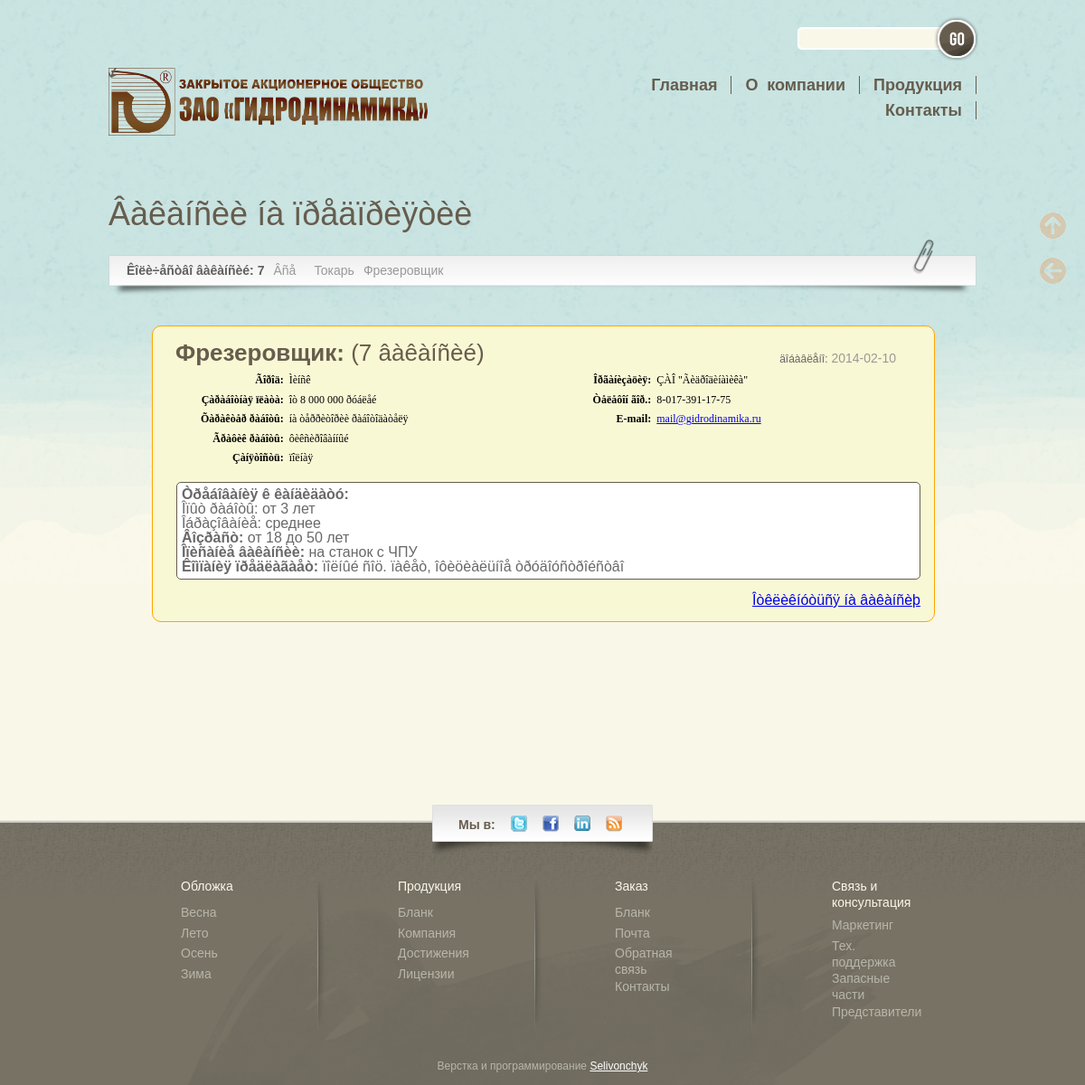
The app's page /gidrodinamika.ru/home/gidrodin/public_html/vacansii.php?a=2 with its own data.
### tables this page shows
CREATE TABLE `vacancy` (
  `id` int(11) NOT NULL,
  `status` char(5) NOT NULL,
  `profession` varchar(255) NOT NULL,
  `date` varchar(255) NOT NULL,
  `oplata` varchar(255) NOT NULL,
  `expirience` varchar(255) NOT NULL,
  `graduate` varchar(255) NOT NULL,
  `old` varchar(255) NOT NULL,
  `discr_prof` text NOT NULL
);

### gidrodinamika.ru/home/gidrodin/public_html/vacansii.php (the view, shortened to what this page needs)
<?php include("block/filter_array_post_get_request.php");
if(isset($_REQUEST['a'])&&!empty($_REQUEST['a'])&&is_numeric($_REQUEST['a'])){
		$id=intval(trim($_REQUEST['a']));
		$where="WHERE id='$id'";
	}else{
		unset($_REQUEST['a']);
		$where="";
	}
$myrow=mysql_fetch_array(mysql_query("SELECT meta_d,meta_k,title FROM settings WHERE page='vacansii'",$db));$result_vac=mysql_query("SELECT id,profession FROM vacancy",$db);$res_vac=mysql_query("SELECT status FROM vacancy $where",$db);$r_vac=mysql_query("SELECT * FROM vacancy $where",$db);$m_vac=mysql_fetch_array($r_vac);?>
<!DOCTYPE HTML PUBLIC "-//W3C//DTD HTML 4.01 Transitional//EN" "http://www.w3.org/TR/html4/loose.dtd">
<html>
	<head>
			<link rel="stylesheet" href="css/style.css" type="text/css" media="screen"/>
			<link rel="stylesheet" href="css/spring.css" type="text/css" media="screen"/>
	</head>
<body>
<div class='hold_admin' id='right_holder_admin'>
	<div class='navbar'>
		<a href='#top' class='scroll_to_top' title='Âåðíóòüñÿ ê íà÷àëó ñòðàíèöû'><img src="img/arrow_top_oval.png"></a>
		<a href='javascript:history.back()' class='scroll_return' title='Âåðíóòüñÿ îáðàòíî'><img src="img/arrow_return_oval.png"></a>
	</div>
</div>
<div id="wrapper">
	<?php include("block/header.php");?>
	<div id="header">
		<?php include("block/logo_search.php");?>
		<img src="img/nav-arrow-top.png" alt="Active" id="arrow-top" class="arrow-vacansy"/>
	</div>
<div id="main">
<div class="b-page-title">
	<h1 class="b-page">Âàêàíñèè íà ïðåäïðèÿòèè</h1>
</div>
<?php echo"<ul id='portfolio-filter'>";
	echo"<li>Êîëè÷åñòâî âàêàíñèé: ";$mass=0;while($myrow_vac=mysql_fetch_array($res_vac)){$mass=$mass+$myrow_vac['status'];}echo $mass;echo"</li><li><a href='vacansii.php'>Âñå</a></li>";
do{echo"<li><a href='vacansii.php?a=$my_vac[id]'>$my_vac[profession]</a></li>";}while($my_vac=mysql_fetch_array($result_vac));
	echo"</ul><br>";
	do{printf("
<div class='vac_top'>
	<div class='head'>
		<div class='h2left'>
		<a href='#'><strong>%s: </strong>(%s âàêàíñèé)</a>
			<h3 class='h3right'><span>äîáàâëåíî:</span> %s</h3>
		</div>
	</div>
		<table align='center' width='787' class='vac_tab'>
			<tbody>
				<tr>
					<td valign='top'>
						<table class='information_tbl'>
							<tbody>
								<tr>
									<td align='right'><b>Ãîðîä:</b></td>
									<td align='left'>Ìèíñê</td>
								</tr>
								<tr>
									<td align='right'><b>Çàðàáîòíàÿ ïëàòà:</b></td>
									<td align='left'>îò %s ðóáëåé </td>
								</tr>
								<tr>
									<td align='right'><b>Õàðàêòåð ðàáîòû:</b></td>
									<td align='left'> íà òåððèòîðèè ðàáîòîäàòåëÿ</td>
								</tr>
								<tr>
									<td align='right'><b>Ãðàôèê ðàáîòû:</b></td>
									<td align='left'> ôèêñèðîâàííûé</td>
								</tr>
								<tr>
									<td align='right'><b>Çàíÿòîñòü:</b></td>
									<td align='left'> ïîëíàÿ</td>
								</tr>
							</tbody>
						</table>
					</td>
					<td valign='top'>
						<table class='information_tbl'>
							<tbody>
								<tr>
									<td align='right'><b>Îðãàíèçàöèÿ:</b></td>
									<td align='left'> ÇÀÎ \"Ãèäðîäèíàìèêà\"</td>
								</tr>
								<tr>
									<td align='right'><b>Òåëåôîí ãîð.:</b></td>
									<td align='left'> 8-017-391-17-75</td>
								</tr>
								<tr>
									<td align='right'><b>E-mail:</b></td>
									<td align='left'><a href='mailto:mail@gidrodinamika.ru'>mail@gidrodinamika.ru</a></td>
								</tr>
							</tbody>
						</table>
					</td>
				</tr>
			</tbody>
		</table>
	<div class='whiteblock'>
		<p><strong>Òðåáîâàíèÿ ê êàíäèäàòó:</strong><br>
		Îïûò ðàáîòû: %s<br>
		Îáðàçîâàíèå: %s<br>
		<strong>Âîçðàñò: </strong>%s<br>
		<strong>Îïèñàíèå âàêàíñèè:</strong> %s<br>
		<strong>Êîìïàíèÿ ïðåäëàãàåò:</strong> ïîëíûé ñîö. ïàêåò, îôèöèàëüíîå òðóäîóñòðîéñòâî</p>
	</div>
	<em><a href='#'>Îòêëèêíóòüñÿ íà âàêàíñèþ</a><br></em>
</div>",$m_vac['profession'],$m_vac['status'],$m_vac['date'],$m_vac['oplata'],$m_vac['expirience'],$m_vac['graduate'],$m_vac['old'],$m_vac['discr_prof']);
		}
		while($m_vac=mysql_fetch_array($r_vac));mysql_close($db);?>
</div>
</div>
	<?php include("block/footer.php");?>
	</body>
</html>

### gidrodinamika.ru/home/gidrodin/public_html/css/style.css (style rules this page uses)
:root { --black-color: #000000; --dull_gray-color: #696969; --gray-color: #808080; --telegray-color: #909090; --pearl_beige-color: #6a5d4d; --maroon_brown-color: #800000; --red-color: #ff0000; --dark_amber-color: #ff7e00; --beige-color: #f5f5dc; --rape_yellow-color: #f3da0b; --white-color: #ffffff; --green_trefoil-color: #009a63; --moderate_blue-color: #395778; --midnight_blue-color: #003366; }
img { border:0; }
table { empty-cells:show; }
td { color:#000; font:12px/1.3 Verdana; vertical-align:top; }
.hold_admin { bottom:0; position:fixed; right:0; top:0; width:70px; z-index:2; }
.hold_admin .navbar { bottom:0; position:absolute; top:0; z-index:2; }
.hold_admin .scroll_to_top, .hold_admin .scroll_return { -khtml-opacity:.4; -moz-opacity:.4; display:block; filter:alpha( opacity=40 ); filter:progid: DXImageTransform.Microsoft.Alpha( opacity=40 ); margin:-15px 0 70px 20px; opacity:.4; position:absolute; top:250px; }
.hold_admin .scroll_return { top:300px; }
body { x-background:url(../img/spring/bg.gif) repeat-x top center #f9f7e8; color:#696969; font-family:Arial, Helvetica, sans-serif; font-size:100%; line-height:1; }
div#wrapper { margin:0 auto; position:relative; width:960px; }
h1 { color:#665d4e; font-size:36px; line-height:1.5em; }
h3 { color:#665d4e; font-size:26px; line-height:1.5em; }
div#header { x-background: url(../img/spring/top-bg.png) no-repeat; height: 210px; overflow: hidden; position: left; width: 100%; }
img#arrow-top { position:relative; top:75px; z-index:1; }
img.arrow-vacansy { x-left:910px; }
div#main { min-height:650px; overflow:hidden; position:relative; width:100%; }
ul#portfolio-filter { background:url(../img/filter-bg.png) no-repeat; display:block; height:63px; margin-bottom:0; margin-top:0; overflow:hidden; padding:12px 20px 5px; width:920px; }
ul#portfolio-filter li { display:block; float:left; font-size:14px; margin-right:10px; margin-top:16px; }
ul#portfolio-filter li a { color:#999; text-decoration:none; }
ul#portfolio-filter li:first-child { color:#606060; font-weight:700; }
.h2left { display:block; margin-left:25px; margin-top:10px; }
.h2left a { color:#665d4e; font-size:26px; line-height:1.5em; text-decoration:none; }
.h3right { color:#999; float:right; font-size:14px; margin-right:5%; margin-top:15px; }
.h3right span { color:#666; font-size:12px; }
.head { clear:both; display:inline-block; float:none; width:100%; }
.information_tbl td { padding:3px; }
.vac_tab { margin-left:50px; }
.vac_top { background:#F9F8D4; border:1px solid orange; border-radius:10px 10px 10px 10px; margin-bottom:30px; margin-left:5%; width:90%; }
.vac_top em { display:block; margin:15px; }
.vac_top em a { float:right; }
.whiteblock { background:#FFF; border:1px solid #665d4e; border-radius:5px; display:block; margin:15px 15px 15px 3%; min-height:80px; width:95%; }
.whiteblock p { padding:5px; }

### gidrodinamika.ru/home/gidrodin/public_html/css/spring.css (style rules this page uses)
body { background:#f9f7e8 url(../img/spring/bg1.gif) repeat-x top center; }
body { x-background:#f9f7e8 url(../img/spring/bg.gif) repeat-x top center; }
div#header { x-background:url(../img/spring/top-bg.png) no-repeat; }

### records on screen
vacancy: profession "Токарь"
vacancy: profession "Фрезеровщик", status "7", date "2014-02-10", oplata "8 000 000", expirience "от 3 лет", graduate "среднее", old "от 18 до 50 лет", discr_prof "на станок с ЧПУ"

### other values on screen
$mass "7"
